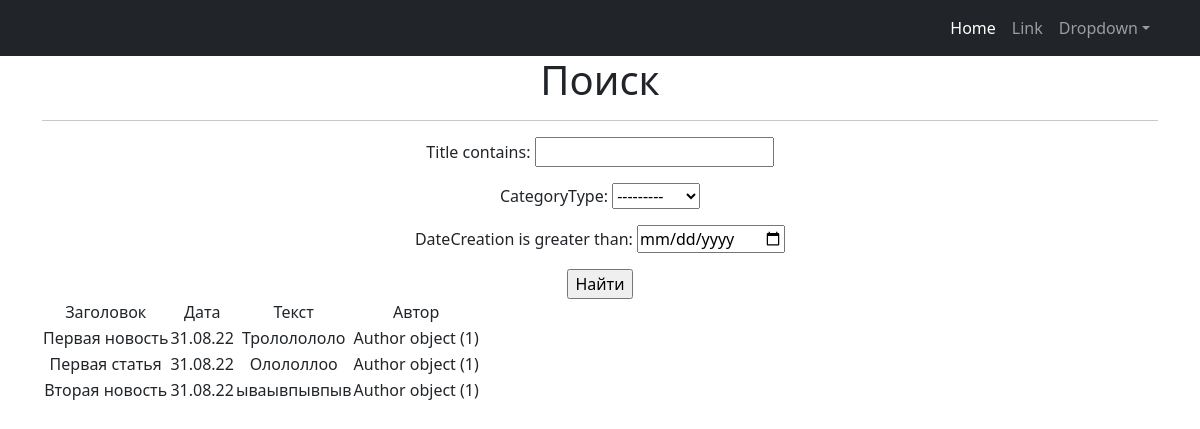
The app's page /news/search/ with its own data.
### news/models.py (models this page shows, shortened)
class Post (models.Model):
    author = models.ForeignKey(Author, on_delete=models.CASCADE)
    NEWS = 'NW'
    ARTICLE = 'AR'
    CATEGORY_CHOICES = (
        (NEWS, 'Новость'),
        (ARTICLE, 'Статья')
    )
    categoryType = models.CharField(max_length=2, choices= CATEGORY_CHOICES)
    dateCreation = models.DateField(auto_now_add=True)
    postCategory = models.ManyToManyField (Category, through='PostCategory', default = 'History')
    title = models.CharField(max_length=128, unique=True)
    text = models.TextField()
    rating = models.SmallIntegerField(default=0)

class Author (models.Model):
    authorUser = models.OneToOneField(User, on_delete=models.CASCADE)
    ratingAuthor = models.SmallIntegerField(default=0)

### news/views.py (the view)
class PostsSearch(ListView):
    form_class = SearchForm
    model = Post
    template_name = 'post_list.html'
    def get_queryset(self):
        queryset = super().get_queryset()
        self.filterset = PostFilter(self.request.GET, queryset)
        return self.filterset.qs
    def get_context_data(self, **kwargs):
        context = super().get_context_data(**kwargs)
        context['filterset'] = self.filterset
        return context

### news/templatetags/censor.py (called while the page is built)
@register.filter()
def mat(value):
   value2 = tuple(value.split())
   value3 = ('')
   for i in value2:
      for j in sleng:
         if j == i:
            i = i[:1]+'****'
      value3 += i + ' '
   return f'{value3}'

### templates/news/post_list.html (shortened to what this page needs)
{% extends 'flatpages/default.html' %}
{% load censor %}
{% block content %}
<h1>Поиск</h1>
<hr>
<form action="" method="get">
    {{ filterset.form.as_p }}
    <input type="submit" value="Найти" />
</form>
{% if object_list %}
       <table>
           <tr>
               <td>Заголовок</td>
               <td>Дата</td>
               <td>Текст</td>
               <td>Автор</td>
           </tr>
           {% for post in object_list %}
               <td>{{ post.title }}</td>
               <td>{{ post.dateCreation|date:'d.m.y' }}</td>
               <td>{{ post.text|mat|truncatechars:20 }}</td>
               <td>{{ post.author }}</td>
            {% endfor %}
       </table>
   {% else %}
       <h2>Такой новости нет, введите другие критерии поиска</h2>
   {% endif %}
{% endblock content %}

### records on screen
Post: title "Первая новость", dateCreation "31.08.22", text|mat "Трололололо", author "Author object (1)"
Post: title "Первая статья", dateCreation "31.08.22", text|mat "Олололлоо", author "Author object (1)"
Post: title "Вторая новость", dateCreation "31.08.22", text|mat "ываывпывпыв", author "Author object (1)"
